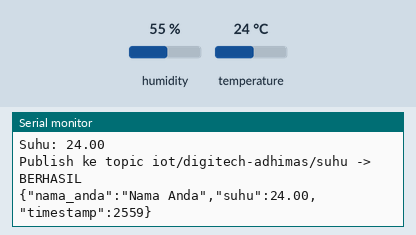
Simulated run of this sketch. Board: ESP32. Parts: the last lines printed to the serial monitor. The inputs (shaded band) are chosen by the test bench; at power-on: temperature 24 °C, humidity 55 %. WiFi joins after 1.5 s; servers stay silent unless stated; no MQTT or app messages arrive unless stated.

Above: at 3.7 s.
3.8 s: temperature set to 12 °C
At 7.9 s:
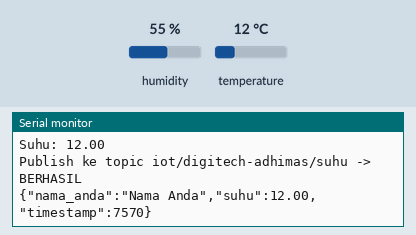
9.4 s: temperature set to 19 °C
At 13.3 s:
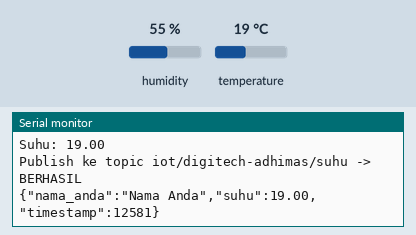
Timing chart, 0 to 14.8 s (numbered marks = the images above; inputs shaded):
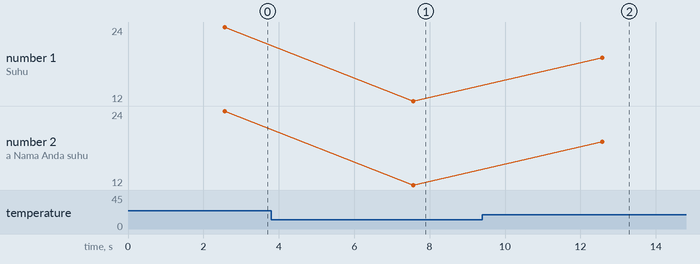

Measured:
- after the input at 3.8 s, the serial monitor: prints a new line after 3.8 s (image 1)
- after the input at 9.4 s, the serial monitor: prints a new line after 3.2 s (image 2)
- plotted number 1: 24 → 12 after the input at 3.8 s, 12 → 19 after the input at 9.4 s
- plotted number 2: 24 → 12 after the input at 3.8 s, 12 → 19 after the input at 9.4 s

The sketch:

dht22_mqtt.ino
```cpp
#include <WiFi.h>
#include <PubSubClient.h>
#include "DHT.h"

// ===== KONFIGURASI SENSOR =====
#define DHTPIN 4
#define DHTTYPE DHT22

// ===== KONFIGURASI WIFI =====
const char* ssid = "<SSID WIFI>";
const char* password = "<PASSWORD WIFI>";

// ===== KONFIGURASI MQTT =====
// Rekomendasi: broker.hivemq.com (public broker untuk praktikum)
const char* mqtt_server = "broker.hivemq.com";
const int mqtt_port = 1883;

// Topic publish data suhu
const char* topic_suhu = "iot/digitech-adhimas/suhu";

// Nama board/pengirim
const char* nama_anda = "Nama Anda";

DHT dht(DHTPIN, DHTTYPE);
WiFiClient espClient;
PubSubClient mqttClient(espClient);

void connectWiFi();
void connectMQTT();
void publishSuhu(float suhu);

void setup() {
  Serial.begin(115200);
  delay(1000);
  Serial.println("\n=== START PROGRAM IoT MQTT ===");

  dht.begin();
  connectWiFi();

  mqttClient.setServer(mqtt_server, mqtt_port);
  connectMQTT();
}

void loop() {
  if (WiFi.status() != WL_CONNECTED) {
    Serial.println("WiFi terputus, reconnect...");
    connectWiFi();
  }

  if (!mqttClient.connected()) {
    connectMQTT();
  }
  mqttClient.loop();

  float suhu = dht.readTemperature();
  if (isnan(suhu)) {
    Serial.println("Gagal membaca DHT22");
    delay(2000);
    return;
  }

  Serial.print("Suhu: ");
  Serial.println(suhu);
  publishSuhu(suhu);

  delay(5000);
}

void connectWiFi() {
  Serial.println("Menghubungkan ke WiFi...");
  WiFi.begin(ssid, password);

  int retry = 0;
  while (WiFi.status() != WL_CONNECTED) {
    delay(500);
    Serial.print(".");
    retry++;

    if (retry > 40) {
      Serial.println("\nGagal konek WiFi. Restart board...");
      ESP.restart();
    }
  }

  Serial.println("\nWiFi Connected");
  Serial.print("IP ESP32: ");
  Serial.println(WiFi.localIP());
}

void connectMQTT() {
  while (!mqttClient.connected()) {
    String clientId = "esp32-" + String((uint32_t)ESP.getEfuseMac(), HEX);
    Serial.print("Koneksi MQTT sebagai ");
    Serial.println(clientId);

    if (mqttClient.connect(clientId.c_str())) {
      Serial.println("MQTT Connected");
    } else {
      Serial.print("MQTT gagal, rc=");
      Serial.print(mqttClient.state());
      Serial.println(" coba lagi 2 detik");
      delay(2000);
    }
  }
}

void publishSuhu(float suhu) {
  String payload = "{\"nama_anda\":\"" + String(nama_anda) + "\",\"suhu\":" + String(suhu, 2) + ",\"timestamp\":" + String(millis()) + "}";
  bool ok = mqttClient.publish(topic_suhu, payload.c_str());

  Serial.print("Publish ke topic ");
  Serial.print(topic_suhu);
  Serial.print(" -> ");
  Serial.println(ok ? "BERHASIL" : "GAGAL");
  Serial.println(payload);
}
```
